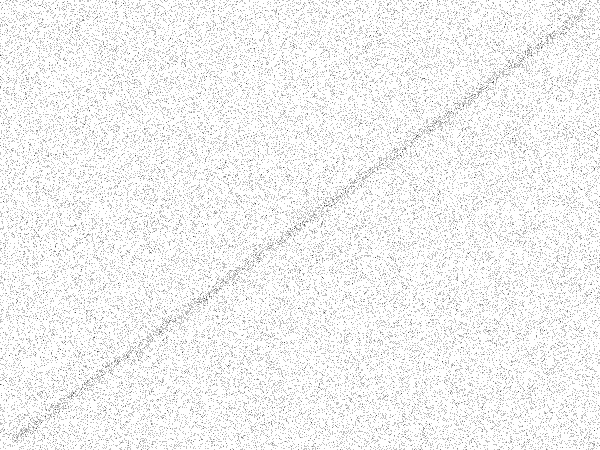
#> input picture Utils/TestImgLine.png, 1200 x 900 px, found by its file name (shown at 1/2 size)
$ python BV1_Woche07.py
#> lines starting #> are read from the running program, lines starting #| are printed output that depends on the picture
import cv2 as cv2
import numpy as np
import matplotlib.pyplot as plt
import os

print("start")

imageName = "cameraAnalogue01.jpg"

pathPre = "Utils/cameraAnalogue01.jpg"

imagePath = f"{pathPre} {imageName}"

def getImage(path):
#> called with path = 'Utils/TestImgLine.png'
    if os.path.exists(path):
        imagePath = path
    else:
        pathPre = "../../"
        imagePath = f"{pathPre} {path}"

    image = cv2.imread(imagePath)
#> image is the input picture: shape (900, 1200, 3); 94.8% white; black in thin lines or dots

    return image

def getResizedImage(image):
    height, width, _ = image.shape
    imageResized = cv2.resize(image, (int(width/5), int(height/5)))
    return imageResized

def HoughTransformation(image):
    gray = cv2.cvtColor(image, cv2.COLOR_BGR2GRAY)
#> gray: shape (900, 1200); 94.8% white; black in thin lines or dots
    edges = cv2.Canny(gray, 50, 150)
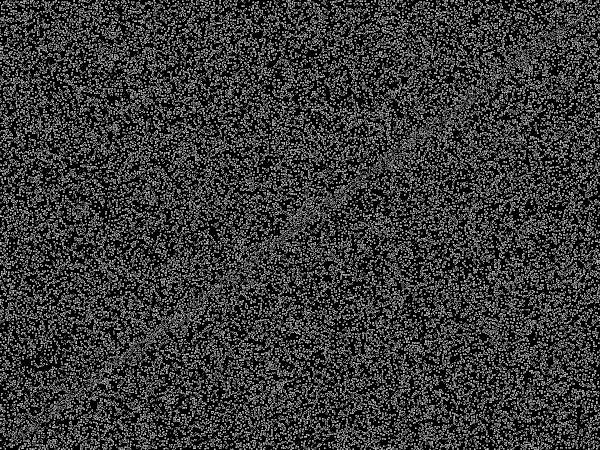
#> edges: shape (900, 1200) (shown at 1/2 size); 21.9% white in thin lines or dots
    lines = cv2.HoughLinesP(edges, rho=1, theta=np.pi/180, threshold=100, minLineLength=100, maxLineGap=10)
#> lines = 607 rows, first 6: [315, 711, 669, 357], [23, 894, 192, 725], [858, 280, 959, 179], [888, 240, 1113, 15], [149, 7, 303, 161], [294, 681, 510, 465]

    if lines is not None:
        for line in lines:
            x1, y1, x2, y2 = line[0]
            cv2.line(image, (x1, y1), (x2, y2), (0, 0, 255), 2)
#> this loop made 607 passes
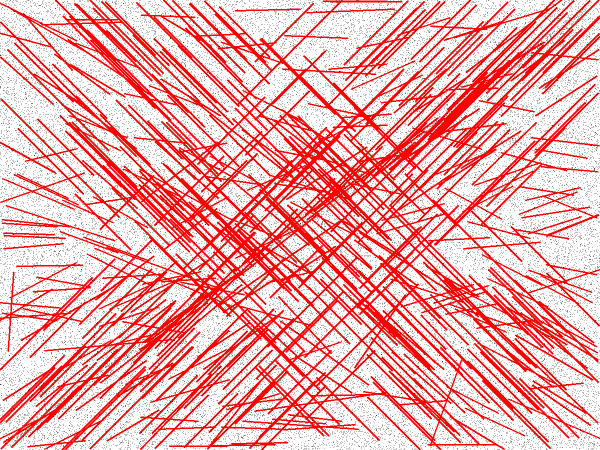
#> image: shape (900, 1200, 3) (shown at 1/2 size); mean B, G, R 174, 174, 246.3

    cv2.imshow('Hough-Transformation', image)
    cv2.waitKey(0)
    cv2.destroyAllWindows()

HoughTransformation(getImage("Utils/TestImgLine.png"))

print("finish")
